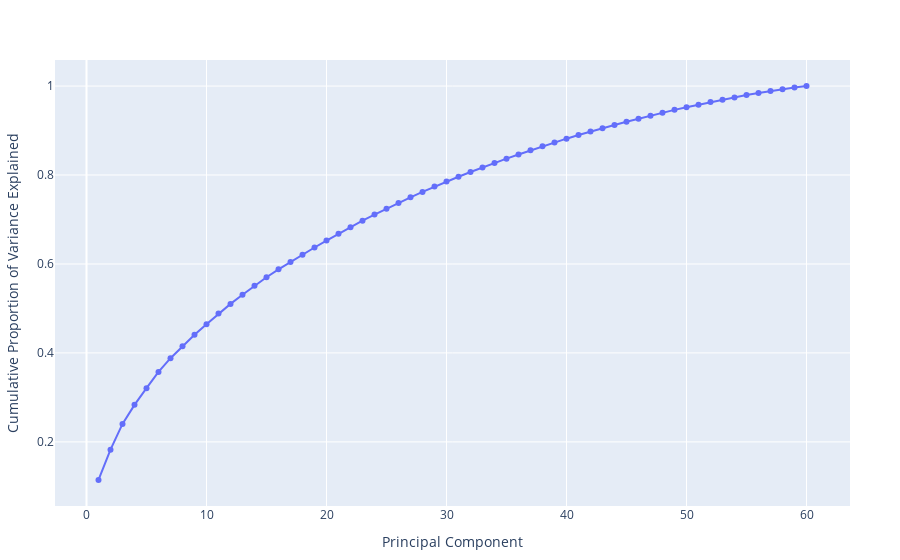

Notebook code cell kept with this figure:
### Code cell
plot(scatter(
    x = x_plot_new,
    y = pca_info_mat[3,:],
    mode = "lines+markers"
    ),
    Layout(yaxis_title="Cumulative Proportion of Variance Explained", xaxis_title="Principal Component")
)

### Figure 1 — Plotly figure (JSON) as saved in the notebook; plotly's stock layout.template omitted (floating-point values rounded to 4 significant figures)
{"data": [{"mode": "lines+markers", "type": "scatter", "x": [1, 2, 3, 4, 5, 6, 7, 8, 9, 10, 11, 12, 13, 14, 15, 16, 17, 18, 19, 20, 21, 22, 23, 24, 25, 26, 27, 28, 29, 30, 31, 32, 33, 34, 35, 36, 37, 38, 39, 40, 41, 42, 43, 44, 45, 46, 47, 48, 49, 50, 51, 52, 53, 54, 55, 56, 57, 58, 59, 60], "y": [0.1144, 0.1825, 0.2404, 0.2832, 0.3209, 0.3573, 0.3882, 0.4153, 0.4408, 0.4647, 0.4884, 0.5102, 0.5309, 0.5508, 0.5701, 0.588, 0.6047, 0.6209, 0.637, 0.6527, 0.6679, 0.6828, 0.6973, 0.711, 0.7243, 0.7372, 0.7499, 0.7621, 0.7739, 0.7852, 0.7962, 0.8067, 0.817, 0.827, 0.8368, 0.8462, 0.8554, 0.8644, 0.8732, 0.8817, 0.8899, 0.8978, 0.9053, 0.9125, 0.9197, 0.9266, 0.9335, 0.94, 0.9465, 0.9525, 0.9582, 0.9639, 0.9693, 0.9745, 0.9796, 0.9845, 0.9889, 0.993, 0.9968, 1.0]}], "layout": {"margin": {"b": 50, "l": 50, "r": 50, "t": 60}, "xaxis": {"title": {"text": "Principal Component"}}, "yaxis": {"title": {"text": "Cumulative Proportion of Variance Explained"}}}}
